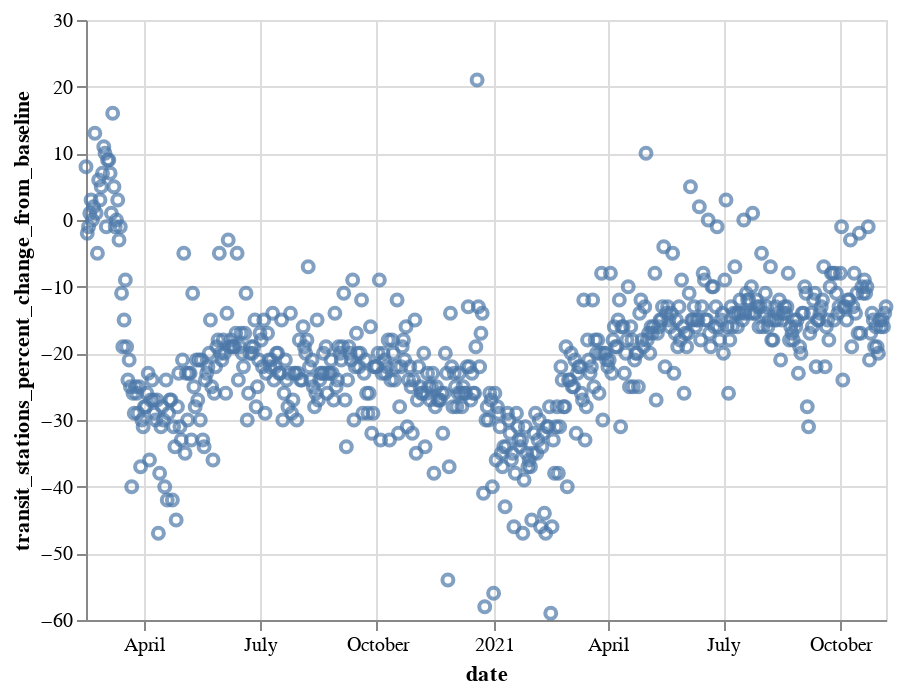

Source (notebook cell):
### Code cell
alt.Chart(data).mark_point().encode(
    x = "date:T",
    y = "transit_stations_percent_change_from_baseline"
)

### Figure 1 — Vega-Lite specification as saved in the notebook (floating-point values rounded to 4 significant figures; data arrays with more than 128 entries replaced by an {"elided": "..."} marker saying what was removed)
{"config": {"view": {"continuousWidth": 400, "continuousHeight": 300}}, "data": {"name": "data-70b7085bae33a21035dd8456eef89fff"}, "mark": "point", "encoding": {"x": {"type": "temporal", "field": "date"}, "y": {"type": "quantitative", "field": "transit_stations_percent_change_from_baseline"}}, "$schema": "https://vega.github.io/schema/vega-lite/v4.8.1.json", "datasets": {"data-70b7085bae33a21035dd8456eef89fff": {"elided": "631 records"}}}
